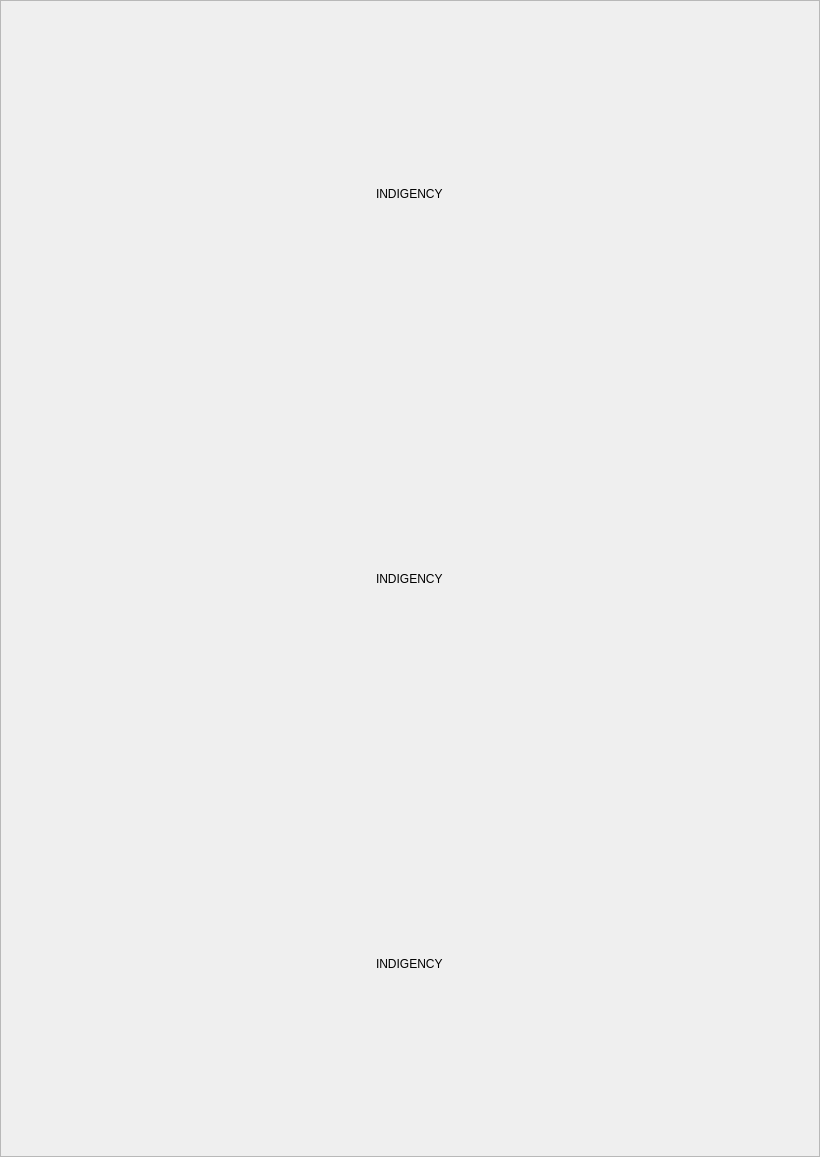
<?xml version="1.0" encoding="UTF-8"?>
<ui version="4.0">
 <class>Form</class>
 <widget class="QWidget" name="Form">
  <property name="geometry">
   <rect>
    <x>0</x>
    <y>0</y>
    <width>820</width>
    <height>1157</height>
   </rect>
  </property>
  <property name="windowTitle">
   <string>Form</string>
  </property>
  <layout class="QGridLayout" name="gridLayout">
   <property name="leftMargin">
    <number>0</number>
   </property>
   <property name="topMargin">
    <number>0</number>
   </property>
   <property name="rightMargin">
    <number>0</number>
   </property>
   <property name="bottomMargin">
    <number>0</number>
   </property>
   <property name="spacing">
    <number>0</number>
   </property>
   <item row="0" column="0">
    <widget class="QScrollArea" name="scrollArea">
     <property name="sizePolicy">
      <sizepolicy hsizetype="Preferred" vsizetype="Preferred">
       <horstretch>0</horstretch>
       <verstretch>0</verstretch>
      </sizepolicy>
     </property>
     <property name="layoutDirection">
      <enum>Qt::LeftToRight</enum>
     </property>
     <property name="verticalScrollBarPolicy">
      <enum>Qt::ScrollBarAsNeeded</enum>
     </property>
     <property name="horizontalScrollBarPolicy">
      <enum>Qt::ScrollBarAsNeeded</enum>
     </property>
     <property name="sizeAdjustPolicy">
      <enum>QAbstractScrollArea::AdjustToContents</enum>
     </property>
     <property name="widgetResizable">
      <bool>true</bool>
     </property>
     <widget class="QWidget" name="scrollAreaWidgetContents">
      <property name="geometry">
       <rect>
        <x>0</x>
        <y>0</y>
        <width>818</width>
        <height>1155</height>
       </rect>
      </property>
      <property name="sizePolicy">
       <sizepolicy hsizetype="Preferred" vsizetype="Preferred">
        <horstretch>0</horstretch>
        <verstretch>0</verstretch>
       </sizepolicy>
      </property>
      <property name="minimumSize">
       <size>
        <width>0</width>
        <height>1116</height>
       </size>
      </property>
      <layout class="QVBoxLayout" name="verticalLayout_2">
       <property name="spacing">
        <number>0</number>
       </property>
       <property name="leftMargin">
        <number>0</number>
       </property>
       <property name="topMargin">
        <number>0</number>
       </property>
       <property name="rightMargin">
        <number>0</number>
       </property>
       <property name="bottomMargin">
        <number>0</number>
       </property>
       <item>
        <widget class="QWidget" name="certificatewidget" native="true">
         <property name="sizePolicy">
          <sizepolicy hsizetype="Expanding" vsizetype="Expanding">
           <horstretch>0</horstretch>
           <verstretch>0</verstretch>
          </sizepolicy>
         </property>
         <layout class="QVBoxLayout" name="verticalLayout_3">
          <property name="spacing">
           <number>0</number>
          </property>
          <property name="leftMargin">
           <number>0</number>
          </property>
          <property name="topMargin">
           <number>0</number>
          </property>
          <property name="rightMargin">
           <number>0</number>
          </property>
          <property name="bottomMargin">
           <number>0</number>
          </property>
          <item alignment="Qt::AlignHCenter">
           <widget class="QLabel" name="label">
            <property name="sizePolicy">
             <sizepolicy hsizetype="Expanding" vsizetype="Expanding">
              <horstretch>0</horstretch>
              <verstretch>0</verstretch>
             </sizepolicy>
            </property>
            <property name="text">
             <string>INDIGENCY</string>
            </property>
           </widget>
          </item>
          <item alignment="Qt::AlignHCenter">
           <widget class="QLabel" name="label_2">
            <property name="sizePolicy">
             <sizepolicy hsizetype="Expanding" vsizetype="Expanding">
              <horstretch>0</horstretch>
              <verstretch>0</verstretch>
             </sizepolicy>
            </property>
            <property name="text">
             <string>INDIGENCY</string>
            </property>
           </widget>
          </item>
          <item alignment="Qt::AlignHCenter">
           <widget class="QLabel" name="label_3">
            <property name="sizePolicy">
             <sizepolicy hsizetype="Expanding" vsizetype="Expanding">
              <horstretch>0</horstretch>
              <verstretch>0</verstretch>
             </sizepolicy>
            </property>
            <property name="text">
             <string>INDIGENCY</string>
            </property>
           </widget>
          </item>
         </layout>
        </widget>
       </item>
      </layout>
     </widget>
    </widget>
   </item>
  </layout>
 </widget>
 <resources/>
 <connections/>
</ui>
